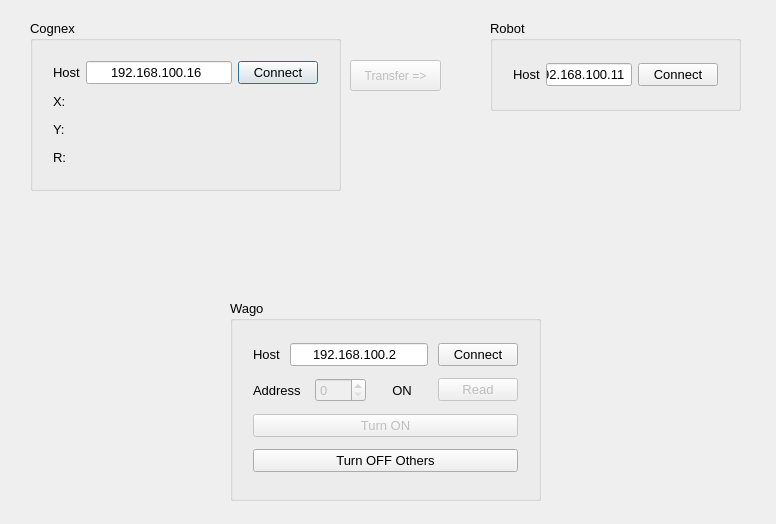
<?xml version="1.0" encoding="UTF-8"?>
<ui version="4.0">
 <class>TestDialog</class>
 <widget class="QDialog" name="TestDialog">
  <property name="geometry">
   <rect>
    <x>0</x>
    <y>0</y>
    <width>776</width>
    <height>524</height>
   </rect>
  </property>
  <property name="windowTitle">
   <string>Robot Dialog</string>
  </property>
  <widget class="QGroupBox" name="groupBox">
   <property name="geometry">
    <rect>
     <x>30</x>
     <y>20</y>
     <width>311</width>
     <height>171</height>
    </rect>
   </property>
   <property name="font">
    <font>
     <pointsize>10</pointsize>
    </font>
   </property>
   <property name="title">
    <string>Cognex</string>
   </property>
   <layout class="QVBoxLayout" name="verticalLayout">
    <property name="leftMargin">
     <number>20</number>
    </property>
    <property name="topMargin">
     <number>20</number>
    </property>
    <property name="rightMargin">
     <number>20</number>
    </property>
    <property name="bottomMargin">
     <number>20</number>
    </property>
    <item>
     <layout class="QHBoxLayout" name="horizontalLayout">
      <item>
       <widget class="QLabel" name="label">
        <property name="text">
         <string>Host</string>
        </property>
       </widget>
      </item>
      <item>
       <widget class="QLineEdit" name="cognex_host">
        <property name="inputMask">
         <string>000.000.000.000</string>
        </property>
        <property name="text">
         <string>192.168.100.16</string>
        </property>
        <property name="alignment">
         <set>Qt::AlignCenter</set>
        </property>
       </widget>
      </item>
      <item>
       <widget class="QPushButton" name="btn_cognex_connect">
        <property name="text">
         <string>Connect</string>
        </property>
       </widget>
      </item>
     </layout>
    </item>
    <item>
     <widget class="QLabel" name="cognex_x">
      <property name="text">
       <string>X:</string>
      </property>
     </widget>
    </item>
    <item>
     <widget class="QLabel" name="cognex_y">
      <property name="text">
       <string>Y:</string>
      </property>
     </widget>
    </item>
    <item>
     <widget class="QLabel" name="cognex_r">
      <property name="text">
       <string>R:</string>
      </property>
     </widget>
    </item>
   </layout>
  </widget>
  <widget class="QGroupBox" name="groupBox_2">
   <property name="geometry">
    <rect>
     <x>490</x>
     <y>20</y>
     <width>251</width>
     <height>91</height>
    </rect>
   </property>
   <property name="font">
    <font>
     <pointsize>10</pointsize>
    </font>
   </property>
   <property name="title">
    <string>Robot</string>
   </property>
   <layout class="QVBoxLayout" name="verticalLayout_2">
    <property name="leftMargin">
     <number>20</number>
    </property>
    <property name="topMargin">
     <number>20</number>
    </property>
    <property name="rightMargin">
     <number>20</number>
    </property>
    <property name="bottomMargin">
     <number>20</number>
    </property>
    <item>
     <layout class="QHBoxLayout" name="horizontalLayout_2">
      <item>
       <widget class="QLabel" name="label_2">
        <property name="text">
         <string>Host</string>
        </property>
       </widget>
      </item>
      <item>
       <widget class="QLineEdit" name="robot_host">
        <property name="inputMask">
         <string>000.000.000.000</string>
        </property>
        <property name="text">
         <string>192.168.100.11</string>
        </property>
        <property name="alignment">
         <set>Qt::AlignCenter</set>
        </property>
       </widget>
      </item>
      <item>
       <widget class="QPushButton" name="btn_robot_connect">
        <property name="text">
         <string>Connect</string>
        </property>
       </widget>
      </item>
     </layout>
    </item>
   </layout>
  </widget>
  <widget class="QPushButton" name="btn_transfer">
   <property name="enabled">
    <bool>false</bool>
   </property>
   <property name="geometry">
    <rect>
     <x>350</x>
     <y>60</y>
     <width>91</width>
     <height>31</height>
    </rect>
   </property>
   <property name="text">
    <string>Transfer =&gt;</string>
   </property>
  </widget>
  <widget class="QGroupBox" name="groupBox_3">
   <property name="geometry">
    <rect>
     <x>230</x>
     <y>300</y>
     <width>311</width>
     <height>201</height>
    </rect>
   </property>
   <property name="font">
    <font>
     <pointsize>10</pointsize>
    </font>
   </property>
   <property name="title">
    <string>Wago</string>
   </property>
   <layout class="QVBoxLayout" name="verticalLayout_3">
    <property name="spacing">
     <number>10</number>
    </property>
    <property name="leftMargin">
     <number>20</number>
    </property>
    <property name="topMargin">
     <number>20</number>
    </property>
    <property name="rightMargin">
     <number>20</number>
    </property>
    <property name="bottomMargin">
     <number>20</number>
    </property>
    <item>
     <layout class="QHBoxLayout" name="horizontalLayout_3">
      <item>
       <widget class="QLabel" name="label_3">
        <property name="font">
         <font>
          <pointsize>10</pointsize>
         </font>
        </property>
        <property name="text">
         <string>Host</string>
        </property>
       </widget>
      </item>
      <item>
       <widget class="QLineEdit" name="wago_host">
        <property name="inputMask">
         <string>000.000.000.000</string>
        </property>
        <property name="text">
         <string>192.168.100.2</string>
        </property>
        <property name="alignment">
         <set>Qt::AlignCenter</set>
        </property>
       </widget>
      </item>
      <item>
       <widget class="QPushButton" name="btn_wago_connect">
        <property name="text">
         <string>Connect</string>
        </property>
       </widget>
      </item>
     </layout>
    </item>
    <item>
     <layout class="QHBoxLayout" name="horizontalLayout_4">
      <item>
       <widget class="QLabel" name="label_4">
        <property name="text">
         <string>Address</string>
        </property>
       </widget>
      </item>
      <item>
       <widget class="QSpinBox" name="wago_address">
        <property name="enabled">
         <bool>false</bool>
        </property>
        <property name="maximum">
         <number>15</number>
        </property>
       </widget>
      </item>
      <item>
       <widget class="QLabel" name="wago_status">
        <property name="text">
         <string>ON</string>
        </property>
        <property name="alignment">
         <set>Qt::AlignCenter</set>
        </property>
       </widget>
      </item>
      <item>
       <widget class="QPushButton" name="btn_wago_read">
        <property name="enabled">
         <bool>false</bool>
        </property>
        <property name="text">
         <string>Read</string>
        </property>
       </widget>
      </item>
     </layout>
    </item>
    <item>
     <widget class="QPushButton" name="btn_wago">
      <property name="enabled">
       <bool>false</bool>
      </property>
      <property name="text">
       <string>Turn ON</string>
      </property>
     </widget>
    </item>
    <item>
     <widget class="QPushButton" name="btn_turn_off_others">
      <property name="text">
       <string>Turn OFF Others</string>
      </property>
     </widget>
    </item>
   </layout>
  </widget>
 </widget>
 <resources/>
 <connections/>
</ui>
